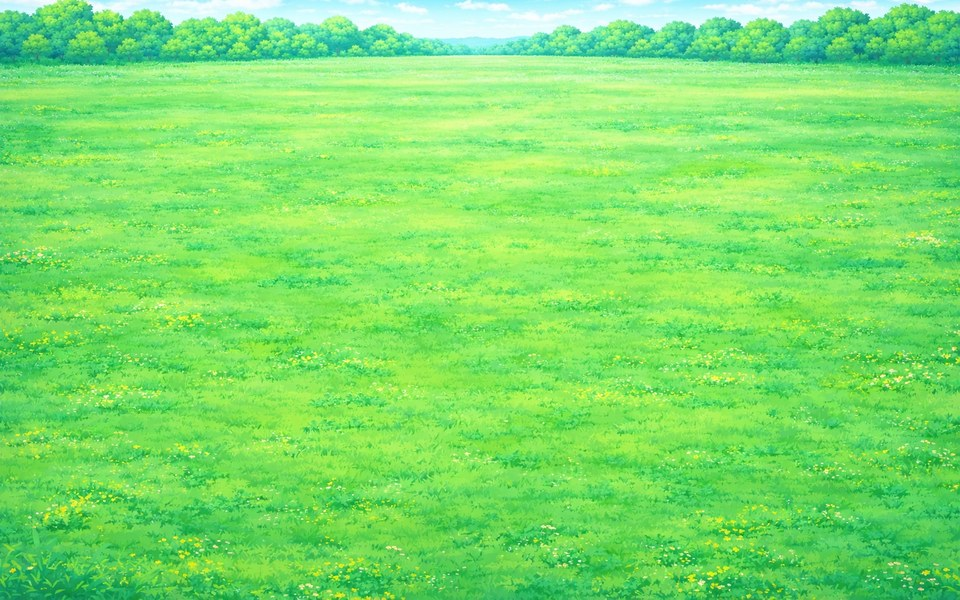
#> input picture terrain/laka.jpg, 960 x 600 px
$ python -i prepare_terrain.py   (imports and definitions only)
#> lines starting #> are read from the running program, lines starting #| are printed output that depends on the picture; after the words box and inside, x2 and y2 are one past the last pixel; in counts of white or black regions, pixels touching at a corner belong together
#> further down, picture is the input picture: PIL image 960x600 RGB; mean R, G, B 122, 223.7, 105
#!/usr/bin/env python3
"""
Przygotowuje pola bitwy i przeszkody.

Trzy rzeczy naraz:

1. Tła pola bitwy. Oryginały (assets/kit/backgrounds/, 640x360) mają u góry
   niebo i las, a niżej grunt. Rozciągnięte wprost wychodzą tak, że oddziały
   z górnych rzędów stoją „na drzewach". Skrypt zostawia u góry wąski pas
   z linią drzew, a resztę wypełnia gruntem — każde pole leży na ziemi.

2. Warianty kolorystyczne. Z łąki robimy dodatkowo noc i jesień, przemalowując
   barwy. Dzięki temu pól bitwy jest pięć, a nie trzy, bez rysowania od zera.

3. Przeszkody. Drzewa i krzaki wycinamy z arkusza kafelków, a głazów w paczce
   nie ma, więc je rysujemy. Każde pole bitwy ma trzy różne przeszkody.

Uruchomienie:

    python3 tools/prepare_terrain.py
"""

from __future__ import annotations

import colorsys
import sys
from pathlib import Path

import numpy as np
from PIL import Image, ImageDraw

SRC = Path("assets/kit/backgrounds")
TILESET = Path("assets/kit/tileset/tileset.png")
DST = Path("public/terrain")
OBSTACLES_DST = DST / "obstacles"

# Rozmiar wynikowy tła. Proporcje bliskie planszy (ok. 1.64).
OUT_W, OUT_H = 960, 600
# Jaka część wysokości przypada na pas z drzewami.
HORIZON_BAND = 0.12

BACKGROUNDS = {"background1.png": "laka", "background2.png": "plaza", "background3.png": "snieg"}

# Przeszkody z arkusza kafelków: nazwa -> prostokąt (lewo, góra, prawo, dół).
TILE_OBSTACLES = {
    "sosna": (0, 304, 32, 352),
    "sosna_snieg": (64, 304, 96, 352),
    "palma": (96, 304, 128, 352),
    "drzewo": (16, 352, 48, 400),
    "drzewo_zimowe": (64, 352, 96, 400),
    # Uwaga: obok jest duże drzewo liściaste — wycinek 16..32 to jego korona,
    # a nie osobny krzak. Krzak stoi w kolumnie 0.
    "krzak": (0, 354, 16, 382),
    "trawa": (128, 310, 143, 344),
}

# Głazy rysujemy sami — w paczce ich nie ma. Paleta: obrys, cień, bok, światło.
ROCK_PALETTES = {
    "glaz": ((58, 56, 68), (96, 96, 110), (134, 136, 148), (178, 180, 190)),
    "glaz_piaskowy": ((112, 84, 50), (168, 132, 82), (208, 176, 120), (236, 212, 164)),
    "glaz_sniezny": ((74, 84, 100), (118, 132, 150), (170, 186, 202), (238, 246, 252)),
}


def ground_start(img: Image.Image) -> int:
    """Pierwszy wiersz od góry, w którym nie ma już nieba."""
    a = np.asarray(img.convert("RGB")).astype(int)
    blueish = a[:, :, 2] > (a[:, :, 0] + a[:, :, 1]) / 2 + 8
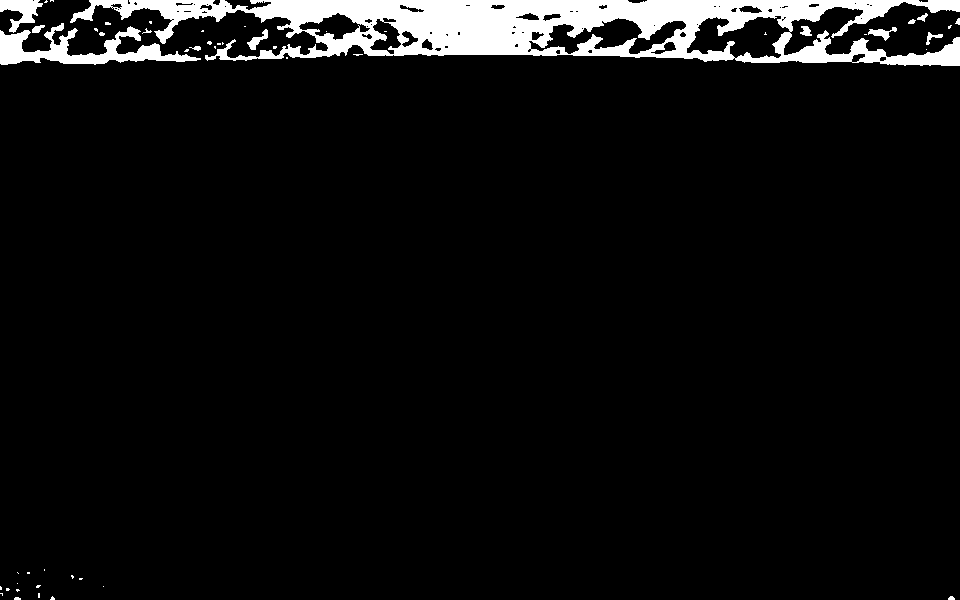
#> blueish: shape (600, 960) bool; 5.8% white; 51 white regions (37 under 20 px), largest, box (x1, y1, x2, y2) and area: (70, 0, 960, 66) 28394, (0, 23, 201, 65) 3141, (0, 0, 43, 33) 682
    share = blueish.mean(axis=1)
#> share = 600 values, max 0.898 at index 1, min 0 at index 66, mean 0.0577
    for y, value in enumerate(share):
        if value < 0.15:
            return y
#> this loop made 64 passes
#> value on passes 1 to 12: 0.892, 0.898, 0.893, 0.884, 0.856, 0.842, 0.817, 0.815, 0.8, 0.799, 0.75, 0.716
    raise ValueError("nie znaleziono gruntu — czy to na pewno tło pola bitwy?")


def build_background(img: Image.Image) -> Image.Image:
    """Pas drzew u góry w naturalnych proporcjach, grunt na całej reszcie."""
    scaled = img.convert("RGBA").resize(
        (OUT_W, round(img.height * OUT_W / img.width)), Image.LANCZOS
    )
    horizon = round(ground_start(img) * OUT_W / img.width)
#> horizon = 63
    band_h = round(OUT_H * HORIZON_BAND)

    out = Image.new("RGBA", (OUT_W, OUT_H))
#> out: PIL image 960x600 RGBA; every value is 0
    band = scaled.crop((0, max(0, horizon - band_h), OUT_W, horizon))
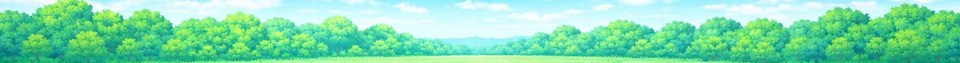
#> band: PIL image 960x63 RGBA; mean R, G, B, A 128.2, 220.3, 175.2, 255
    out.paste(band.resize((OUT_W, band_h), Image.LANCZOS), (0, 0))
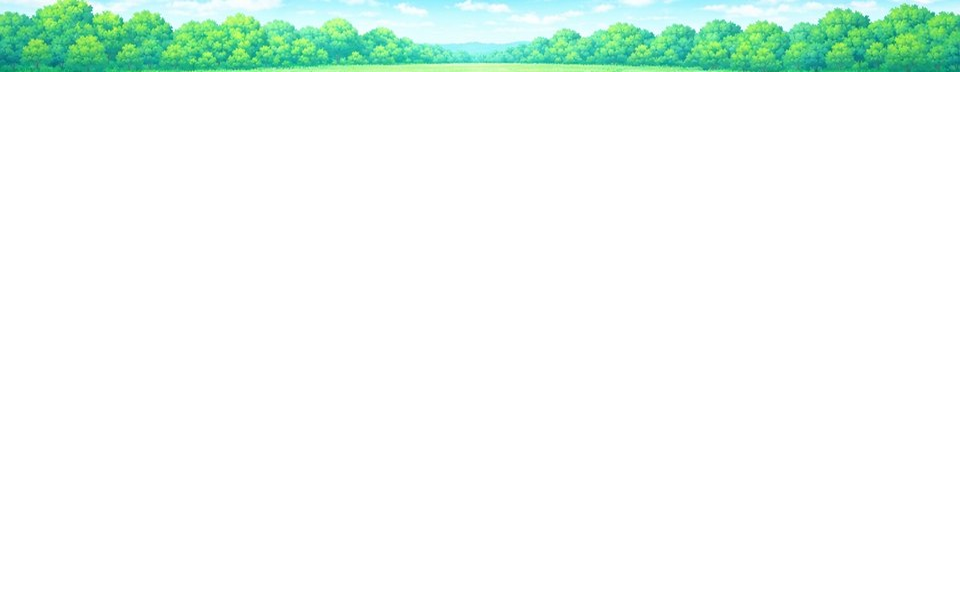
#> out: PIL image 960x600 RGBA; mean R, G, B, A 15.4, 26.4, 21, 30.6; transparent parts drawn white
    ground = scaled.crop((0, horizon, OUT_W, scaled.height))
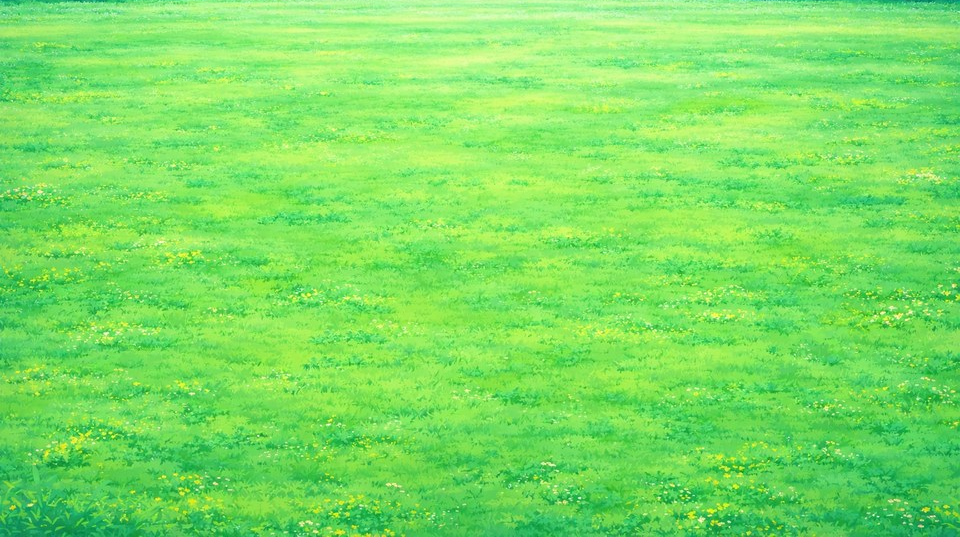
#> ground: PIL image 960x537 RGBA; mean R, G, B, A 121.2, 224.1, 96.8, 255
    out.paste(ground.resize((OUT_W, OUT_H - band_h), Image.LANCZOS), (0, band_h))
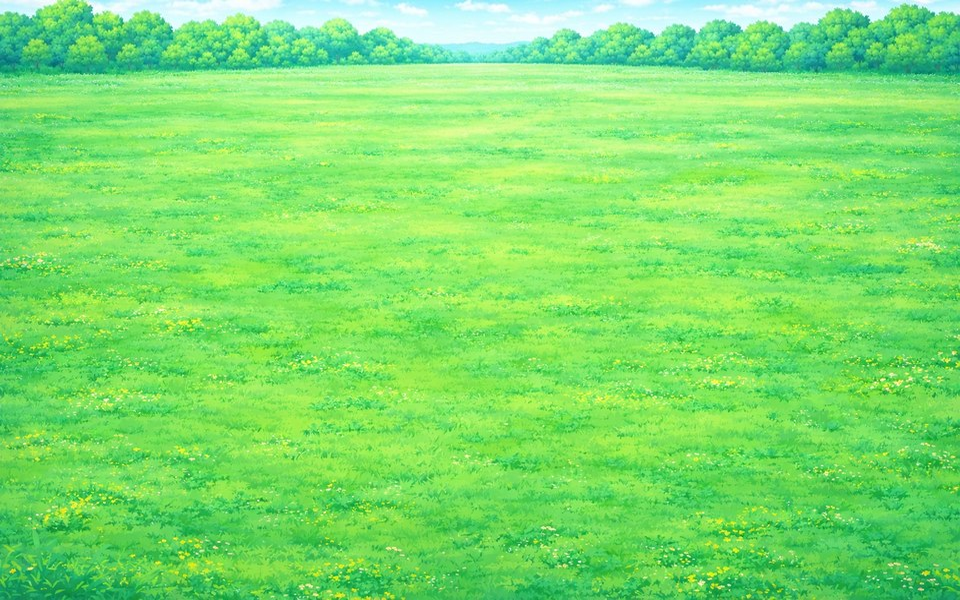
#> out: PIL image 960x600 RGBA; mean R, G, B, A 122.1, 223.6, 106.2, 255
    return out


# [142 lines left out: functions recolour, draw_rock, draw_mound, save_obstacle, main, not called in this run]


# [2 lines not run here, left out]

>>> from PIL import Image
>>> picture = Image.open('../terrain/laka.jpg')
>>> result = build_background(picture)
